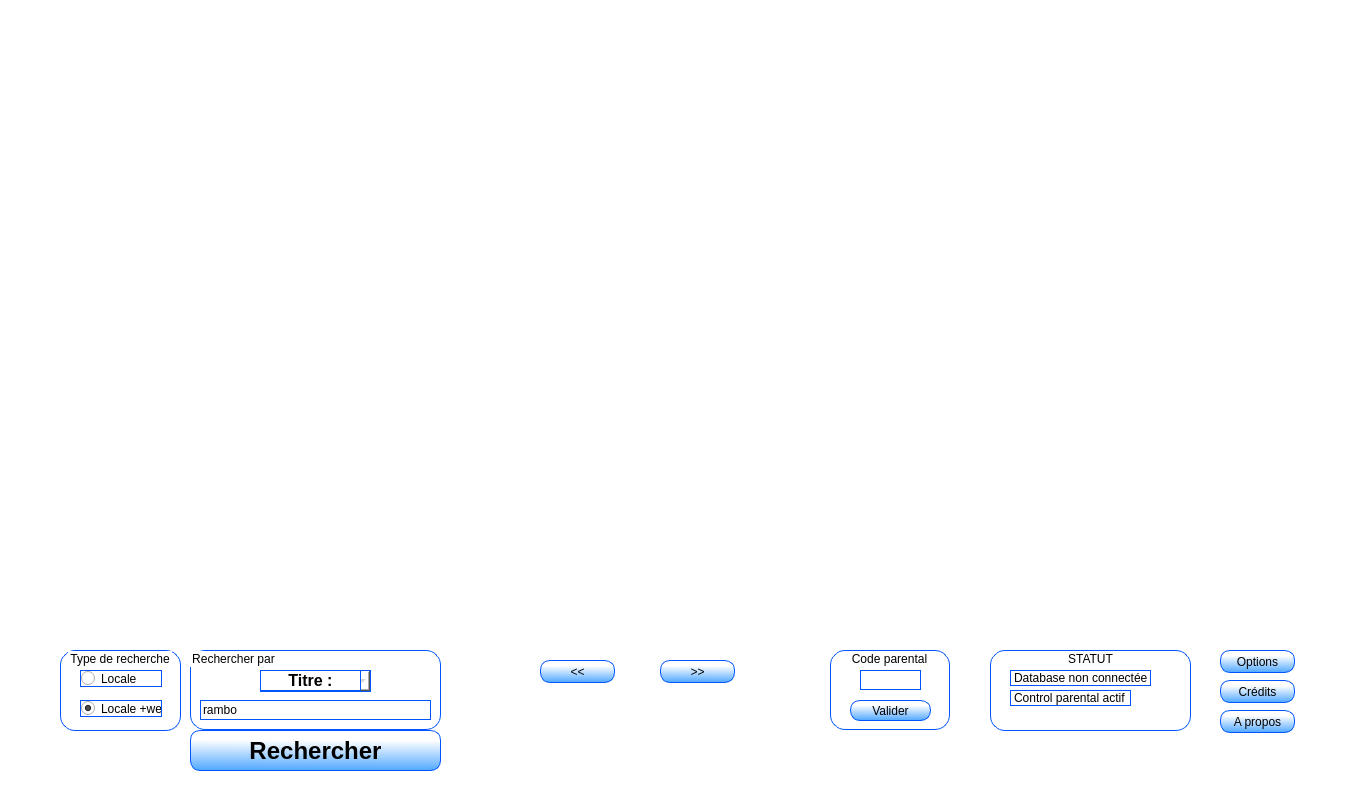
<?xml version="1.0" encoding="UTF-8"?>
<ui version="4.0">
 <class>MainWindow</class>
 <widget class="QMainWindow" name="MainWindow">
  <property name="enabled">
   <bool>true</bool>
  </property>
  <property name="geometry">
   <rect>
    <x>0</x>
    <y>0</y>
    <width>1368</width>
    <height>807</height>
   </rect>
  </property>
  <property name="minimumSize">
   <size>
    <width>1368</width>
    <height>807</height>
   </size>
  </property>
  <property name="maximumSize">
   <size>
    <width>1368</width>
    <height>807</height>
   </size>
  </property>
  <property name="windowTitle">
   <string>DVDFLIX</string>
  </property>
  <property name="styleSheet">
   <string notr="true">background-color: rgb(255, 255, 255);</string>
  </property>
  <property name="tabShape">
   <enum>QTabWidget::Rounded</enum>
  </property>
  <property name="dockNestingEnabled">
   <bool>false</bool>
  </property>
  <widget class="QWidget" name="centralwidget">
   <widget class="QPushButton" name="btn_rechercher">
    <property name="geometry">
     <rect>
      <x>190</x>
      <y>730</y>
      <width>251</width>
      <height>41</height>
     </rect>
    </property>
    <property name="font">
     <font>
      <pointsize>18</pointsize>
      <weight>75</weight>
      <bold>true</bold>
     </font>
    </property>
    <property name="styleSheet">
     <string notr="true">background-color: qlineargradient(spread:pad, x1:0.482412, y1:0.983, x2:0.493025, y2:0.239, stop:0 rgba(85, 170, 255, 255), stop:1 rgba(255, 255, 255, 255));
border-color: rgb(0, 85, 255);
border-radius: 10px;
border-width: 1px;
border-style: solid;</string>
    </property>
    <property name="text">
     <string>Rechercher</string>
    </property>
   </widget>
   <widget class="QPushButton" name="btn_previous">
    <property name="geometry">
     <rect>
      <x>540</x>
      <y>660</y>
      <width>75</width>
      <height>23</height>
     </rect>
    </property>
    <property name="styleSheet">
     <string notr="true">background-color: qlineargradient(spread:pad, x1:0.482412, y1:0.983, x2:0.493025, y2:0.239, stop:0 rgba(85, 170, 255, 255), stop:1 rgba(255, 255, 255, 255));
border-color: rgb(0, 85, 255);
border-radius: 10px;
border-width: 1px;
border-style: solid;</string>
    </property>
    <property name="text">
     <string>&lt;&lt;</string>
    </property>
   </widget>
   <widget class="QPushButton" name="btn_next">
    <property name="geometry">
     <rect>
      <x>660</x>
      <y>660</y>
      <width>75</width>
      <height>23</height>
     </rect>
    </property>
    <property name="styleSheet">
     <string notr="true">background-color: qlineargradient(spread:pad, x1:0.482412, y1:0.983, x2:0.493025, y2:0.239, stop:0 rgba(85, 170, 255, 255), stop:1 rgba(255, 255, 255, 255));
border-color: rgb(0, 85, 255);
border-radius: 10px;
border-width: 1px;
border-style: solid;</string>
    </property>
    <property name="text">
     <string>&gt;&gt;</string>
    </property>
   </widget>
   <widget class="QStackedWidget" name="dvdtek">
    <property name="geometry">
     <rect>
      <x>66</x>
      <y>10</y>
      <width>1235</width>
      <height>630</height>
     </rect>
    </property>
    <property name="minimumSize">
     <size>
      <width>1235</width>
      <height>0</height>
     </size>
    </property>
    <property name="styleSheet">
     <string notr="true">border-color: rgb(0, 0, 255);
background-color: rgb(0, 85, 255);</string>
    </property>
    <widget class="QWidget" name="page_1">
     <widget class="QWidget" name="gridLayoutWidget_2">
      <property name="geometry">
       <rect>
        <x>0</x>
        <y>0</y>
        <width>1241</width>
        <height>631</height>
       </rect>
      </property>
      <layout class="QGridLayout" name="grd1">
       <property name="leftMargin">
        <number>10</number>
       </property>
       <property name="rightMargin">
        <number>10</number>
       </property>
       <property name="bottomMargin">
        <number>10</number>
       </property>
       <property name="spacing">
        <number>10</number>
       </property>
      </layout>
     </widget>
    </widget>
    <widget class="QWidget" name="page_2">
     <widget class="QWidget" name="gridLayoutWidget_3">
      <property name="geometry">
       <rect>
        <x>0</x>
        <y>0</y>
        <width>1241</width>
        <height>631</height>
       </rect>
      </property>
      <layout class="QGridLayout" name="grd2"/>
     </widget>
    </widget>
    <widget class="QWidget" name="page_3">
     <widget class="QWidget" name="gridLayoutWidget_4">
      <property name="geometry">
       <rect>
        <x>0</x>
        <y>0</y>
        <width>1241</width>
        <height>631</height>
       </rect>
      </property>
      <layout class="QGridLayout" name="grd3" columnstretch="0" rowminimumheight="0" columnminimumwidth="0">
       <property name="sizeConstraint">
        <enum>QLayout::SetDefaultConstraint</enum>
       </property>
       <property name="leftMargin">
        <number>10</number>
       </property>
       <property name="rightMargin">
        <number>10</number>
       </property>
       <property name="spacing">
        <number>10</number>
       </property>
      </layout>
     </widget>
    </widget>
    <widget class="QWidget" name="page_4">
     <widget class="QWidget" name="gridLayoutWidget_5">
      <property name="geometry">
       <rect>
        <x>0</x>
        <y>0</y>
        <width>1241</width>
        <height>631</height>
       </rect>
      </property>
      <layout class="QGridLayout" name="grd4" columnstretch="0" rowminimumheight="0" columnminimumwidth="0">
       <property name="sizeConstraint">
        <enum>QLayout::SetDefaultConstraint</enum>
       </property>
       <property name="leftMargin">
        <number>10</number>
       </property>
       <property name="rightMargin">
        <number>10</number>
       </property>
       <property name="spacing">
        <number>10</number>
       </property>
      </layout>
     </widget>
    </widget>
    <widget class="QWidget" name="page_5">
     <widget class="QWidget" name="gridLayoutWidget_6">
      <property name="geometry">
       <rect>
        <x>0</x>
        <y>0</y>
        <width>1241</width>
        <height>631</height>
       </rect>
      </property>
      <layout class="QGridLayout" name="grd5" columnstretch="0" rowminimumheight="0" columnminimumwidth="0">
       <property name="sizeConstraint">
        <enum>QLayout::SetDefaultConstraint</enum>
       </property>
       <property name="leftMargin">
        <number>10</number>
       </property>
       <property name="rightMargin">
        <number>10</number>
       </property>
       <property name="spacing">
        <number>10</number>
       </property>
      </layout>
     </widget>
    </widget>
    <widget class="QWidget" name="page_6">
     <widget class="QWidget" name="gridLayoutWidget_7">
      <property name="geometry">
       <rect>
        <x>0</x>
        <y>0</y>
        <width>1241</width>
        <height>631</height>
       </rect>
      </property>
      <layout class="QGridLayout" name="grd6" columnstretch="0" rowminimumheight="0" columnminimumwidth="0">
       <property name="sizeConstraint">
        <enum>QLayout::SetDefaultConstraint</enum>
       </property>
       <property name="leftMargin">
        <number>10</number>
       </property>
       <property name="rightMargin">
        <number>10</number>
       </property>
       <property name="spacing">
        <number>10</number>
       </property>
      </layout>
     </widget>
    </widget>
    <widget class="QWidget" name="page_7">
     <widget class="QWidget" name="gridLayoutWidget_8">
      <property name="geometry">
       <rect>
        <x>0</x>
        <y>0</y>
        <width>1241</width>
        <height>631</height>
       </rect>
      </property>
      <layout class="QGridLayout" name="grd7" columnstretch="0" rowminimumheight="0" columnminimumwidth="0">
       <property name="sizeConstraint">
        <enum>QLayout::SetDefaultConstraint</enum>
       </property>
       <property name="leftMargin">
        <number>10</number>
       </property>
       <property name="rightMargin">
        <number>10</number>
       </property>
       <property name="spacing">
        <number>10</number>
       </property>
      </layout>
     </widget>
    </widget>
    <widget class="QWidget" name="page_8">
     <widget class="QWidget" name="gridLayoutWidget_9">
      <property name="geometry">
       <rect>
        <x>0</x>
        <y>0</y>
        <width>1241</width>
        <height>631</height>
       </rect>
      </property>
      <layout class="QGridLayout" name="grd8" columnstretch="0" rowminimumheight="0" columnminimumwidth="0">
       <property name="sizeConstraint">
        <enum>QLayout::SetDefaultConstraint</enum>
       </property>
       <property name="leftMargin">
        <number>10</number>
       </property>
       <property name="rightMargin">
        <number>10</number>
       </property>
       <property name="spacing">
        <number>10</number>
       </property>
      </layout>
     </widget>
    </widget>
    <widget class="QWidget" name="page_9">
     <widget class="QWidget" name="gridLayoutWidget_10">
      <property name="geometry">
       <rect>
        <x>0</x>
        <y>0</y>
        <width>1241</width>
        <height>631</height>
       </rect>
      </property>
      <layout class="QGridLayout" name="grd9" columnstretch="0" rowminimumheight="0" columnminimumwidth="0">
       <property name="sizeConstraint">
        <enum>QLayout::SetDefaultConstraint</enum>
       </property>
       <property name="leftMargin">
        <number>10</number>
       </property>
       <property name="rightMargin">
        <number>10</number>
       </property>
       <property name="spacing">
        <number>10</number>
       </property>
      </layout>
     </widget>
    </widget>
    <widget class="QWidget" name="page_10">
     <widget class="QWidget" name="gridLayoutWidget_11">
      <property name="geometry">
       <rect>
        <x>0</x>
        <y>0</y>
        <width>1241</width>
        <height>631</height>
       </rect>
      </property>
      <layout class="QGridLayout" name="grd10" columnstretch="0" rowminimumheight="0" columnminimumwidth="0">
       <property name="sizeConstraint">
        <enum>QLayout::SetDefaultConstraint</enum>
       </property>
       <property name="leftMargin">
        <number>10</number>
       </property>
       <property name="rightMargin">
        <number>10</number>
       </property>
       <property name="spacing">
        <number>10</number>
       </property>
      </layout>
     </widget>
    </widget>
    <widget class="QWidget" name="page_11">
     <widget class="QWidget" name="gridLayoutWidget_12">
      <property name="geometry">
       <rect>
        <x>0</x>
        <y>0</y>
        <width>1241</width>
        <height>631</height>
       </rect>
      </property>
      <layout class="QGridLayout" name="grd11" columnstretch="0" rowminimumheight="0" columnminimumwidth="0">
       <property name="sizeConstraint">
        <enum>QLayout::SetDefaultConstraint</enum>
       </property>
       <property name="leftMargin">
        <number>10</number>
       </property>
       <property name="rightMargin">
        <number>10</number>
       </property>
       <property name="spacing">
        <number>10</number>
       </property>
      </layout>
     </widget>
    </widget>
    <widget class="QWidget" name="page_12">
     <widget class="QWidget" name="gridLayoutWidget_13">
      <property name="geometry">
       <rect>
        <x>0</x>
        <y>0</y>
        <width>1241</width>
        <height>631</height>
       </rect>
      </property>
      <layout class="QGridLayout" name="grd12" columnstretch="0" rowminimumheight="0" columnminimumwidth="0">
       <property name="sizeConstraint">
        <enum>QLayout::SetDefaultConstraint</enum>
       </property>
       <property name="leftMargin">
        <number>10</number>
       </property>
       <property name="rightMargin">
        <number>10</number>
       </property>
       <property name="spacing">
        <number>10</number>
       </property>
      </layout>
     </widget>
    </widget>
    <widget class="QWidget" name="page_13">
     <widget class="QWidget" name="gridLayoutWidget_14">
      <property name="geometry">
       <rect>
        <x>0</x>
        <y>0</y>
        <width>1241</width>
        <height>631</height>
       </rect>
      </property>
      <layout class="QGridLayout" name="grd13" columnstretch="0" rowminimumheight="0" columnminimumwidth="0">
       <property name="sizeConstraint">
        <enum>QLayout::SetDefaultConstraint</enum>
       </property>
       <property name="leftMargin">
        <number>10</number>
       </property>
       <property name="rightMargin">
        <number>10</number>
       </property>
       <property name="spacing">
        <number>10</number>
       </property>
      </layout>
     </widget>
    </widget>
    <widget class="QWidget" name="page_14">
     <widget class="QWidget" name="gridLayoutWidget_15">
      <property name="geometry">
       <rect>
        <x>0</x>
        <y>0</y>
        <width>1241</width>
        <height>631</height>
       </rect>
      </property>
      <layout class="QGridLayout" name="grd14" columnstretch="0" rowminimumheight="0" columnminimumwidth="0">
       <property name="sizeConstraint">
        <enum>QLayout::SetDefaultConstraint</enum>
       </property>
       <property name="leftMargin">
        <number>10</number>
       </property>
       <property name="rightMargin">
        <number>10</number>
       </property>
       <property name="spacing">
        <number>10</number>
       </property>
      </layout>
     </widget>
    </widget>
    <widget class="QWidget" name="page_15">
     <widget class="QWidget" name="gridLayoutWidget_16">
      <property name="geometry">
       <rect>
        <x>0</x>
        <y>0</y>
        <width>1241</width>
        <height>631</height>
       </rect>
      </property>
      <layout class="QGridLayout" name="grd15" columnstretch="0" rowminimumheight="0" columnminimumwidth="0">
       <property name="sizeConstraint">
        <enum>QLayout::SetDefaultConstraint</enum>
       </property>
       <property name="leftMargin">
        <number>10</number>
       </property>
       <property name="rightMargin">
        <number>10</number>
       </property>
       <property name="spacing">
        <number>10</number>
       </property>
      </layout>
     </widget>
    </widget>
    <widget class="QWidget" name="page_16">
     <widget class="QWidget" name="gridLayoutWidget_17">
      <property name="geometry">
       <rect>
        <x>0</x>
        <y>0</y>
        <width>1241</width>
        <height>631</height>
       </rect>
      </property>
      <layout class="QGridLayout" name="grd16" columnstretch="0" rowminimumheight="0" columnminimumwidth="0">
       <property name="sizeConstraint">
        <enum>QLayout::SetDefaultConstraint</enum>
       </property>
       <property name="leftMargin">
        <number>10</number>
       </property>
       <property name="rightMargin">
        <number>10</number>
       </property>
       <property name="spacing">
        <number>10</number>
       </property>
      </layout>
     </widget>
    </widget>
    <widget class="QWidget" name="page_17">
     <widget class="QWidget" name="gridLayoutWidget_18">
      <property name="geometry">
       <rect>
        <x>0</x>
        <y>0</y>
        <width>1241</width>
        <height>631</height>
       </rect>
      </property>
      <layout class="QGridLayout" name="grd17" columnstretch="0" rowminimumheight="0" columnminimumwidth="0">
       <property name="sizeConstraint">
        <enum>QLayout::SetDefaultConstraint</enum>
       </property>
       <property name="leftMargin">
        <number>10</number>
       </property>
       <property name="rightMargin">
        <number>10</number>
       </property>
       <property name="spacing">
        <number>10</number>
       </property>
      </layout>
     </widget>
    </widget>
    <widget class="QWidget" name="page_18">
     <widget class="QWidget" name="gridLayoutWidget_19">
      <property name="geometry">
       <rect>
        <x>0</x>
        <y>0</y>
        <width>1241</width>
        <height>631</height>
       </rect>
      </property>
      <layout class="QGridLayout" name="grd18" columnstretch="0" rowminimumheight="0" columnminimumwidth="0">
       <property name="sizeConstraint">
        <enum>QLayout::SetDefaultConstraint</enum>
       </property>
       <property name="leftMargin">
        <number>10</number>
       </property>
       <property name="rightMargin">
        <number>10</number>
       </property>
       <property name="spacing">
        <number>10</number>
       </property>
      </layout>
     </widget>
    </widget>
    <widget class="QWidget" name="page_19">
     <widget class="QWidget" name="gridLayoutWidget_20">
      <property name="geometry">
       <rect>
        <x>0</x>
        <y>0</y>
        <width>1241</width>
        <height>631</height>
       </rect>
      </property>
      <layout class="QGridLayout" name="grd19" columnstretch="0" rowminimumheight="0" columnminimumwidth="0">
       <property name="sizeConstraint">
        <enum>QLayout::SetDefaultConstraint</enum>
       </property>
       <property name="leftMargin">
        <number>10</number>
       </property>
       <property name="rightMargin">
        <number>10</number>
       </property>
       <property name="spacing">
        <number>10</number>
       </property>
      </layout>
     </widget>
    </widget>
    <widget class="QWidget" name="page_20">
     <widget class="QWidget" name="gridLayoutWidget_21">
      <property name="geometry">
       <rect>
        <x>0</x>
        <y>0</y>
        <width>1241</width>
        <height>631</height>
       </rect>
      </property>
      <layout class="QGridLayout" name="grd20" columnstretch="0" rowminimumheight="0" columnminimumwidth="0">
       <property name="sizeConstraint">
        <enum>QLayout::SetDefaultConstraint</enum>
       </property>
       <property name="leftMargin">
        <number>10</number>
       </property>
       <property name="rightMargin">
        <number>10</number>
       </property>
       <property name="spacing">
        <number>10</number>
       </property>
      </layout>
     </widget>
    </widget>
    <widget class="QWidget" name="page_21">
     <widget class="QWidget" name="gridLayoutWidget_22">
      <property name="geometry">
       <rect>
        <x>0</x>
        <y>0</y>
        <width>1241</width>
        <height>631</height>
       </rect>
      </property>
      <layout class="QGridLayout" name="grd21" columnstretch="0" rowminimumheight="0" columnminimumwidth="0">
       <property name="sizeConstraint">
        <enum>QLayout::SetDefaultConstraint</enum>
       </property>
       <property name="leftMargin">
        <number>10</number>
       </property>
       <property name="rightMargin">
        <number>10</number>
       </property>
       <property name="spacing">
        <number>10</number>
       </property>
      </layout>
     </widget>
    </widget>
   </widget>
   <widget class="QGroupBox" name="grp_rechercheType">
    <property name="geometry">
     <rect>
      <x>60</x>
      <y>650</y>
      <width>121</width>
      <height>81</height>
     </rect>
    </property>
    <property name="styleSheet">
     <string notr="true">border-color: rgb(0, 85, 255);
border-radius:15px;
border-width: 1px;
border-style: solid;</string>
    </property>
    <property name="title">
     <string>Type de recherche</string>
    </property>
    <property name="alignment">
     <set>Qt::AlignCenter</set>
    </property>
    <property name="flat">
     <bool>false</bool>
    </property>
    <widget class="QRadioButton" name="rdb_rechLoc">
     <property name="geometry">
      <rect>
       <x>20</x>
       <y>20</y>
       <width>82</width>
       <height>17</height>
      </rect>
     </property>
     <property name="text">
      <string>Locale</string>
     </property>
    </widget>
    <widget class="QRadioButton" name="rdb_rechDist">
     <property name="geometry">
      <rect>
       <x>20</x>
       <y>50</y>
       <width>82</width>
       <height>17</height>
      </rect>
     </property>
     <property name="text">
      <string>Locale +web</string>
     </property>
     <property name="checked">
      <bool>true</bool>
     </property>
    </widget>
   </widget>
   <widget class="QPushButton" name="pushButton">
    <property name="geometry">
     <rect>
      <x>1220</x>
      <y>650</y>
      <width>75</width>
      <height>23</height>
     </rect>
    </property>
    <property name="styleSheet">
     <string notr="true">background-color: qlineargradient(spread:pad, x1:0.482412, y1:0.983, x2:0.493025, y2:0.239, stop:0 rgba(85, 170, 255, 255), stop:1 rgba(255, 255, 255, 255));
border-color: rgb(0, 85, 255);
border-radius: 10px;
border-width: 1px;
border-style: solid;</string>
    </property>
    <property name="text">
     <string>Options</string>
    </property>
   </widget>
   <widget class="QGroupBox" name="grp_statut">
    <property name="geometry">
     <rect>
      <x>990</x>
      <y>650</y>
      <width>201</width>
      <height>81</height>
     </rect>
    </property>
    <property name="styleSheet">
     <string notr="true">border-color: rgb(0, 85, 255);
border-radius:15px;
border-width: 1px;
border-style: solid;</string>
    </property>
    <property name="title">
     <string>STATUT</string>
    </property>
    <property name="alignment">
     <set>Qt::AlignCenter</set>
    </property>
    <widget class="QLabel" name="lbl_db_status">
     <property name="geometry">
      <rect>
       <x>20</x>
       <y>20</y>
       <width>141</width>
       <height>16</height>
      </rect>
     </property>
     <property name="text">
      <string>Database non connectée</string>
     </property>
     <property name="textFormat">
      <enum>Qt::PlainText</enum>
     </property>
    </widget>
    <widget class="QLabel" name="lbl_codeParentEtat">
     <property name="geometry">
      <rect>
       <x>20</x>
       <y>40</y>
       <width>121</width>
       <height>16</height>
      </rect>
     </property>
     <property name="text">
      <string>Control parental actif</string>
     </property>
    </widget>
   </widget>
   <widget class="QGroupBox" name="groupBox">
    <property name="geometry">
     <rect>
      <x>830</x>
      <y>650</y>
      <width>120</width>
      <height>80</height>
     </rect>
    </property>
    <property name="styleSheet">
     <string notr="true">border-color: rgb(0, 85, 255);
border-radius:15px;
border-width: 1px;
border-style: solid;</string>
    </property>
    <property name="title">
     <string>Code parental</string>
    </property>
    <property name="alignment">
     <set>Qt::AlignCenter</set>
    </property>
    <widget class="QLineEdit" name="txt_codeParent">
     <property name="geometry">
      <rect>
       <x>30</x>
       <y>20</y>
       <width>61</width>
       <height>20</height>
      </rect>
     </property>
     <property name="styleSheet">
      <string notr="true">border-color: rgb(0, 85, 255);
border-radius:15px;
border-width: 1px;
border-style: solid;</string>
     </property>
    </widget>
    <widget class="QPushButton" name="btn_valideCodeparent">
     <property name="geometry">
      <rect>
       <x>20</x>
       <y>50</y>
       <width>81</width>
       <height>21</height>
      </rect>
     </property>
     <property name="styleSheet">
      <string notr="true">background-color: qlineargradient(spread:pad, x1:0.482412, y1:0.983, x2:0.493025, y2:0.239, stop:0 rgba(85, 170, 255, 255), stop:1 rgba(255, 255, 255, 255));
border-color: rgb(0, 85, 255);
border-radius: 10px;
border-width: 1px;
border-style: solid;</string>
     </property>
     <property name="text">
      <string>Valider</string>
     </property>
    </widget>
   </widget>
   <widget class="QLabel" name="logoSearch">
    <property name="geometry">
     <rect>
      <x>59</x>
      <y>9</y>
      <width>1250</width>
      <height>641</height>
     </rect>
    </property>
    <property name="maximumSize">
     <size>
      <width>1250</width>
      <height>650</height>
     </size>
    </property>
    <property name="text">
     <string/>
    </property>
   </widget>
   <widget class="QGroupBox" name="groupBox_2">
    <property name="geometry">
     <rect>
      <x>190</x>
      <y>650</y>
      <width>251</width>
      <height>80</height>
     </rect>
    </property>
    <property name="styleSheet">
     <string notr="true">border-color: rgb(0, 85, 255);
border-radius:15px;
border-width: 1px;
border-style: solid;</string>
    </property>
    <property name="title">
     <string>Rechercher par</string>
    </property>
    <widget class="QLineEdit" name="ln_titre">
     <property name="geometry">
      <rect>
       <x>10</x>
       <y>50</y>
       <width>231</width>
       <height>20</height>
      </rect>
     </property>
     <property name="styleSheet">
      <string notr="true">border-color: rgb(0, 85, 255);
border-radius:15px;
border-width: 1px;
border-style: solid;</string>
     </property>
     <property name="text">
      <string>rambo</string>
     </property>
    </widget>
    <widget class="QComboBox" name="cb_typeSearch">
     <property name="enabled">
      <bool>false</bool>
     </property>
     <property name="geometry">
      <rect>
       <x>70</x>
       <y>20</y>
       <width>111</width>
       <height>22</height>
      </rect>
     </property>
     <property name="styleSheet">
      <string notr="true">border-color: rgb(0, 85, 255);
border-radius:15px;
border-width: 1px;
border-style: solid;</string>
     </property>
     <item>
      <property name="text">
       <string>Titre</string>
      </property>
     </item>
     <item>
      <property name="text">
       <string>Acteur</string>
      </property>
     </item>
     <item>
      <property name="text">
       <string>Réalisateur</string>
      </property>
     </item>
    </widget>
    <widget class="QLabel" name="lbl_titre">
     <property name="geometry">
      <rect>
       <x>70</x>
       <y>20</y>
       <width>101</width>
       <height>21</height>
      </rect>
     </property>
     <property name="font">
      <font>
       <pointsize>12</pointsize>
       <weight>75</weight>
       <bold>true</bold>
      </font>
     </property>
     <property name="text">
      <string>Titre :</string>
     </property>
     <property name="alignment">
      <set>Qt::AlignCenter</set>
     </property>
    </widget>
   </widget>
   <widget class="QPushButton" name="btn_credit">
    <property name="geometry">
     <rect>
      <x>1220</x>
      <y>680</y>
      <width>75</width>
      <height>23</height>
     </rect>
    </property>
    <property name="styleSheet">
     <string notr="true">background-color: qlineargradient(spread:pad, x1:0.482412, y1:0.983, x2:0.493025, y2:0.239, stop:0 rgba(85, 170, 255, 255), stop:1 rgba(255, 255, 255, 255));
border-color: rgb(0, 85, 255);
border-radius: 10px;
border-width: 1px;
border-style: solid;</string>
    </property>
    <property name="text">
     <string>Crédits</string>
    </property>
   </widget>
   <widget class="QPushButton" name="btn_aPropos">
    <property name="geometry">
     <rect>
      <x>1220</x>
      <y>710</y>
      <width>75</width>
      <height>23</height>
     </rect>
    </property>
    <property name="styleSheet">
     <string notr="true">background-color: qlineargradient(spread:pad, x1:0.482412, y1:0.983, x2:0.493025, y2:0.239, stop:0 rgba(85, 170, 255, 255), stop:1 rgba(255, 255, 255, 255));
border-color: rgb(0, 85, 255);
border-radius: 10px;
border-width: 1px;
border-style: solid;</string>
    </property>
    <property name="text">
     <string>A propos</string>
    </property>
   </widget>
   <widget class="QLabel" name="lbl_logo">
    <property name="geometry">
     <rect>
      <x>500</x>
      <y>690</y>
      <width>271</width>
      <height>71</height>
     </rect>
    </property>
    <property name="text">
     <string/>
    </property>
    <property name="scaledContents">
     <bool>true</bool>
    </property>
   </widget>
  </widget>
  <widget class="QMenuBar" name="menubar">
   <property name="geometry">
    <rect>
     <x>0</x>
     <y>0</y>
     <width>1368</width>
     <height>21</height>
    </rect>
   </property>
  </widget>
  <widget class="QStatusBar" name="statusbar"/>
 </widget>
 <resources/>
 <connections/>
</ui>
